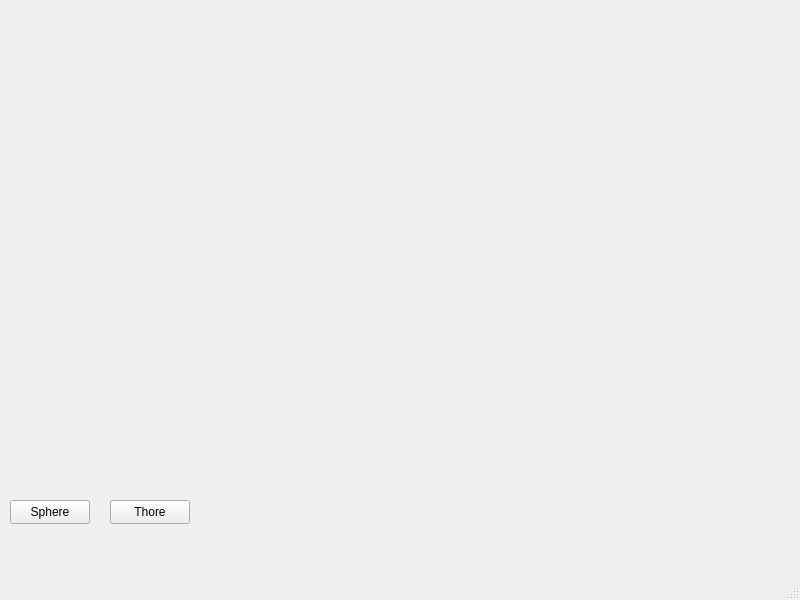
<?xml version="1.0" encoding="UTF-8"?>
<ui version="4.0">
 <class>MainWindow</class>
 <widget class="QMainWindow" name="MainWindow">
  <property name="geometry">
   <rect>
    <x>0</x>
    <y>0</y>
    <width>800</width>
    <height>600</height>
   </rect>
  </property>
  <property name="windowTitle">
   <string>MainWindow</string>
  </property>
  <widget class="QWidget" name="centralwidget">
   <widget class="QPushButton" name="sphereButton">
    <property name="geometry">
     <rect>
      <x>10</x>
      <y>500</y>
      <width>80</width>
      <height>24</height>
     </rect>
    </property>
    <property name="text">
     <string>Sphere</string>
    </property>
   </widget>
   <widget class="QPushButton" name="thoreButton">
    <property name="geometry">
     <rect>
      <x>110</x>
      <y>500</y>
      <width>80</width>
      <height>24</height>
     </rect>
    </property>
    <property name="text">
     <string>Thore</string>
    </property>
   </widget>
  </widget>
  <widget class="QMenuBar" name="menubar">
   <property name="geometry">
    <rect>
     <x>0</x>
     <y>0</y>
     <width>800</width>
     <height>21</height>
    </rect>
   </property>
  </widget>
  <widget class="QStatusBar" name="statusbar"/>
 </widget>
 <resources/>
 <connections/>
</ui>
